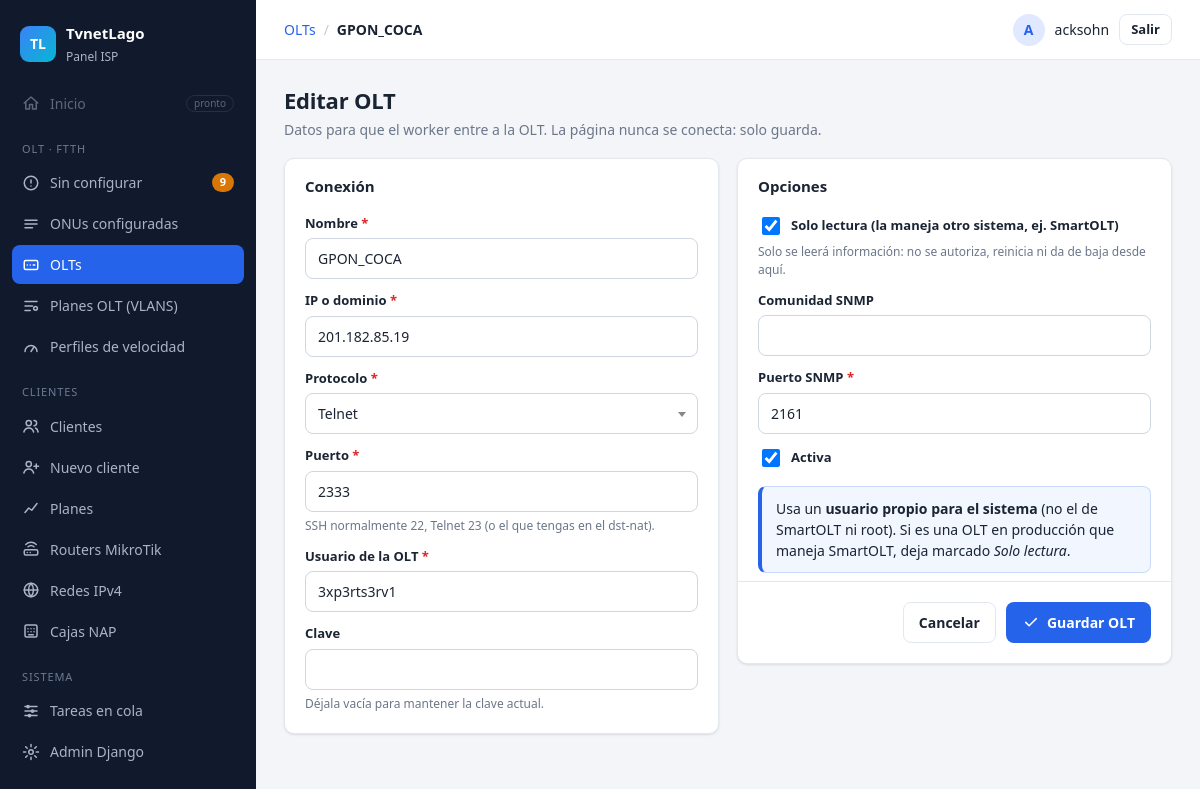
The app's page /olt/olts/3/editar/ (signed in) with its own data.
### Aplicaciones/ServerOLT/models.py (models this page shows, shortened)
class OLT(models.Model):
    PROTOCOLOS = [("ssh", "SSH"), ("telnet", "Telnet")]
    nombre = models.CharField(max_length=50, unique=True)
    host = models.CharField(max_length=100)
    puerto_ssh = models.PositiveIntegerField("Puerto (SSH o Telnet)", default=22)
    usuario = models.CharField(max_length=50)
    clave = models.CharField(max_length=100)
    protocolo = models.CharField(max_length=6, choices=PROTOCOLOS, default="ssh")
    solo_lectura = models.BooleanField(
        default=False,
        help_text="Márcalo si esta OLT la maneja otro sistema (ej. SmartOLT): "
                  "solo se lee, nunca se autoriza ni se da de baja desde aquí.")
    snmp_comunidad = models.CharField(max_length=50, blank=True)
    snmp_puerto = models.PositiveIntegerField(default=161)
    activa = models.BooleanField(default=True)
    ACCIONES = [("", "—"), ("info", "Leyendo info de la OLT"),
                ("puertos", "Leyendo puertos PON"), ("puerto", "Cambiando puertos PON"),
                ("reset_pon", "Reiniciando ONUs de un puerto"),
                ("vlans", "Leyendo VLANs"), ("crear_vlan", "Creando VLANs"),
                ("perfiles_ont", "Leyendo perfiles")]
    modelo_equipo = models.CharField("Modelo", max_length=40, blank=True)
    version = models.CharField("Versión", max_length=60, blank=True)
    encendida_desde = models.DateTimeField(null=True, blank=True)
    tarjetas = models.JSONField(default=list, blank=True)
    conectada = models.BooleanField(null=True, blank=True, help_text="Resultado de la última conexión")
    info_leida = models.DateTimeField(null=True, blank=True)
    accion_pendiente = models.CharField(max_length=12, choices=ACCIONES, blank=True, default="")
    accion_desde = models.DateTimeField(null=True, blank=True)
    ultimo_error = models.TextField(blank=True)
    perfiles = models.JSONField(default=dict, blank=True)
    MINUTOS_TRABADA = 5  # paso 20b: una orden de OLT que no termina en este tiempo se da por fallida

### Aplicaciones/ServerOLT/views.py (the view, shortened to what this page needs)
# urls.py: path("olts/<int:pk>/editar/", views.olt_form, name="olt_editar"),
@login_required
def olt_form(request, pk=None):
    if not request.user.has_perm("ServerOLT.change_olt" if pk else "ServerOLT.add_olt"):
        raise PermissionDenied
    olt = get_object_or_404(OLT, pk=pk) if pk else None
    form = OLTForm(request.POST or None, instance=olt)
    return render(request, "olt/form_olt.html", {"form": form, "olt": olt})

### Aplicaciones/ServerOLT/context_processors.py (called while the page is built)
def menu(request):
    if not request.user.is_authenticated:
        return {}
    return {"menu_pendientes": ONU.objects.filter(estado="sin_autorizar").count()}

### Aplicaciones/ServerOLT/templates/olt/form_olt.html (shortened to what this page needs)
{% extends "panel/base.html" %}
{% block migas %}<a href="{% url 'olt:olts' %}">OLTs</a><span class="sep">/</span><strong>{% if olt %}{{ olt.nombre }}{% else %}Nueva{% endif %}</strong>{% endblock %}
{% block contenido %}
<div class="cabecera">
  <div>
    <h1>{% if olt %}Editar OLT{% else %}Agregar OLT{% endif %}</h1>
    <p class="sub">Datos para que el worker entre a la OLT. La página nunca se conecta: solo guarda.</p>
  </div>
</div>
<form method="post" class="formulario-ancho" novalidate autocomplete="off">
  <div class="rejilla-2">
    <div class="tarjeta formulario">
      <div class="tarjeta-titulo">Conexión</div>
      {% for campo in form %}{% if campo.name in "nombre host protocolo puerto_ssh usuario clave" %}
        {% include "clientes/_campo.html" %}
      {% endif %}{% endfor %}
    </div>
    <div class="tarjeta formulario">
      <div class="tarjeta-titulo">Opciones</div>
      {% for campo in form %}{% if campo.name in "solo_lectura snmp_comunidad snmp_puerto activa" %}
        {% include "clientes/_campo.html" %}
      {% endif %}{% endfor %}
      <div class="aviso aviso-info"><span>Usa un <strong>usuario propio para el sistema</strong> (no el de SmartOLT ni root). Si es una OLT en producción que maneja SmartOLT, deja marcado <em>Solo lectura</em>.</span></div>
      <div class="acciones">
        <a class="btn btn-fantasma" href="{% if olt %}{% url 'olt:detalle_olt' olt.pk %}{% else %}{% url 'olt:olts' %}{% endif %}">Cancelar</a>
        <button class="btn btn-primario" type="submit" data-cargando="Guardando…">
          <svg viewBox="0 0 24 24"><path d="M5 12.5l4.5 4.5L19 7.5"/></svg> Guardar OLT</button>
      </div>
    </div>
  </div>
</form>
{% endblock %}

### templates/panel/base.html (shortened to what this page needs)
{% load static %}<!DOCTYPE html>
<html lang="es">
<head>
  <link rel="stylesheet" href="{% static 'vendor/select2/select2.min.css' %}">
  <link rel="stylesheet" href="{% static 'css/panel.css' %}">
</head>
<body>
<div class="app">
  <aside class="sidebar" id="sidebar">
    <div class="marca">
      <span class="marca-logo">TL</span>
      <div><strong>TvnetLago</strong><small>Panel ISP</small></div>
    </div>
    {% with ruta=request.resolver_match.view_name %}
    <nav>
      <a class="item deshabilitado" title="Próximamente">
        <svg viewBox="0 0 24 24"><path d="M3 12l9-8 9 8M5 10v10h5v-6h4v6h5V10"/></svg>
        Inicio <span class="pronto">pronto</span>
      </a>
      <p class="seccion">OLT · FTTH</p>
      <a class="item {% if ruta == 'olt:sin_configurar' or ruta == 'olt:autorizar' %}activo{% endif %}"
         href="{% url 'olt:sin_configurar' %}">
        <svg viewBox="0 0 24 24"><circle cx="12" cy="12" r="9"/><path d="M12 8v4M12 16h.01"/></svg>
        Sin configurar
        <span id="menu-pendientes" data-vivo class="contador-caja">{% if menu_pendientes %}<span class="contador">{{ menu_pendientes }}</span>{% endif %}</span>
      </a>
      <a class="item {% if ruta == 'olt:configuradas' or ruta == 'olt:detalle_onu' %}activo{% endif %}" href="{% url 'olt:configuradas' %}">
        <svg viewBox="0 0 24 24"><path d="M4 7h16M4 12h16M4 17h10"/></svg>
        ONUs configuradas
      </a>
      <a class="item {% if ruta == 'olt:olts' or ruta == 'olt:detalle_olt' or ruta == 'olt:olt_nueva' or ruta == 'olt:olt_editar' %}activo{% endif %}" href="{% url 'olt:olts' %}">
        <svg viewBox="0 0 24 24"><rect x="3" y="6" width="18" height="12" rx="2"/><path d="M7 12h.01M11 12h.01M15 12h2"/></svg>
        OLTs
      </a>
      <a class="item {% if ruta == 'olt:planes_olt' or ruta == 'olt:plan_olt_nuevo' or ruta == 'olt:plan_olt_editar' %}activo{% endif %}" href="{% url 'olt:planes_olt' %}">
        <svg viewBox="0 0 24 24"><path d="M4 6h16M4 12h10M4 18h7"/><circle cx="18" cy="15" r="2.5"/></svg>
        Planes OLT (VLANS)
      </a>
      <a class="item {% if ruta == 'olt:velocidades' or ruta == 'olt:velocidad_nueva' or ruta == 'olt:velocidad_editar' %}activo{% endif %}" href="{% url 'olt:velocidades' %}">
        <svg viewBox="0 0 24 24"><path d="M4 18a8 8 0 1 1 16 0"/><path d="M12 18l4-6"/></svg>
        Perfiles de velocidad
      </a>
      <p class="seccion">Clientes</p>
      <a class="item {% if request.resolver_match.namespace == 'clientes' and ruta != 'clientes:nuevo' and 'plan' not in ruta and 'router' not in ruta %}activo{% endif %}" href="{% url 'clientes:lista' %}">
        <svg viewBox="0 0 24 24"><circle cx="9" cy="8" r="3.5"/><path d="M2.5 20c.8-3.5 3.3-5.5 6.5-5.5s5.7 2 6.5 5.5M16 4.5a3.5 3.5 0 010 7M18 14.6c1.9.7 3 2.6 3.5 5.4"/></svg>
        Clientes
      </a>
      {% if perms.ServerMikro.add_cliente %}
      <a class="item {% if ruta == 'clientes:nuevo' %}activo{% endif %}" href="{% url 'clientes:nuevo' %}">
        <svg viewBox="0 0 24 24"><circle cx="9" cy="8" r="3.5"/><path d="M2.5 20c.8-3.5 3.3-5.5 6.5-5.5s5.7 2 6.5 5.5M19 8v6M16 11h6"/></svg>
        Nuevo cliente
      </a>
      {% endif %}
      <a class="item {% if ruta == 'clientes:planes' or ruta == 'clientes:plan_nuevo' or ruta == 'clientes:plan_editar' %}activo{% endif %}" href="{% url 'clientes:planes' %}">
        <svg viewBox="0 0 24 24"><path d="M4 18l5-6 4 3 7-9"/></svg>
        Planes
      </a>
      <a class="item {% if 'router' in ruta %}activo{% endif %}" href="{% url 'clientes:routers' %}">
        <svg viewBox="0 0 24 24"><rect x="3" y="13" width="18" height="7" rx="2"/><path d="M7 16.5h.01M11 16.5h.01M8 9a6 6 0 018 0M5 6a10 10 0 0114 0"/></svg>
        Routers MikroTik
      </a>
      <a class="item {% if ruta == 'clientes:redes' or 'clientes:red_' in ruta %}activo{% endif %}" href="{% url 'clientes:redes' %}">
        <svg viewBox="0 0 24 24"><circle cx="12" cy="12" r="9"/><path d="M3 12h18M12 3a14 14 0 010 18M12 3a14 14 0 000 18"/></svg>
        Redes IPv4
      </a>
      <a class="item {% if 'clientes:nap' in ruta %}activo{% endif %}" href="{% url 'clientes:naps' %}">
        <svg viewBox="0 0 24 24"><rect x="4" y="4" width="16" height="16" rx="2"/><path d="M8 9h.01M12 9h.01M16 9h.01M8 13h.01M12 13h.01M16 13h.01M9 17h6"/></svg>
        Cajas NAP
      </a>
      <p class="seccion">Sistema</p>
      <a class="item {% if ruta == 'tareas:lista' %}activo{% endif %}" href="{% url 'tareas:lista' %}">
        <svg viewBox="0 0 24 24"><path d="M4 6h16M4 12h16M4 18h16"/><circle cx="8" cy="6" r="1.5"/><circle cx="14" cy="12" r="1.5"/><circle cx="10" cy="18" r="1.5"/></svg>
        Tareas en cola
      </a>
      {% if user.is_staff %}
      <a class="item" href="{% url 'admin:index' %}">
        <svg viewBox="0 0 24 24"><circle cx="12" cy="12" r="3"/><path d="M12 2v3M12 19v3M2 12h3M19 12h3M4.9 4.9L7 7M17 17l2.1 2.1M4.9 19.1L7 17M17 7l2.1-2.1"/></svg>
        Admin Django
      </a>
      {% endif %}
    </nav>
    {% endwith %}
  </aside>
  <div class="principal">
    <header class="topbar">
      <div class="migas">{% block migas %}{% endblock %}</div>
      {% if user.is_authenticated %}
      <form method="post" action="{% url 'logout' %}" class="usuario">
        <span class="avatar">{{ user.username|slice:":1"|upper }}</span>
        <span class="usuario-nombre">{{ user.username }}</span>
        <button type="submit" class="btn btn-fantasma btn-sm">Salir</button>
      </form>
      {% endif %}
    </header>
    <main class="contenido">
      {% block contenido %}{% endblock %}
    </main>
  </div>
</div>
</body>
</html>

### Aplicaciones/ServerMikro/templates/clientes/_campo.html (shortened to what this page needs)
{% if campo.field.widget.input_type == "checkbox" %}
<div class="campo campo-check {% if campo.errors %}con-error{% endif %}">
  <label>{{ campo }} {{ campo.label }}</label>
  {% if campo.help_text %}<small class="ayuda">{{ campo.help_text }}</small>{% endif %}
</div>
{% else %}
<div class="campo {% if campo.errors %}con-error{% endif %}">
  <label for="{{ campo.id_for_label }}">{{ campo.label }}{% if campo.field.required %} <span class="req">*</span>{% endif %}</label>
  {{ campo }}
  {% if campo.help_text %}<small class="ayuda">{{ campo.help_text }}</small>{% endif %}
</div>
{% endif %}

### records on screen
OLT: nombre "GPON_COCA", form "GPON_COCA" "201.182.85.19" "2333" "3xp3rts3rv1" "2161", form "☑" "☑"

### other values on screen
{{ menu_pendientes }} "9"
{{ user.username|slice:":1"|upper }} "A"
{{ user.username }} "acksohn"
{{ campo.label }} "Nombre" "IP o dominio" "Protocolo" "Puerto" "Usuario de la OLT" "Clave" "Comunidad SNMP" "Puerto SNMP"
{{ campo.help_text }} "SSH normalmente 22, Telnet 23 (o el que tengas en el dst-nat)." "Déjala vacía para mantener la clave actual."
{{ campo.label }} "Solo lectura (la maneja otro sistema, ej. SmartOLT)" "Activa"
{{ campo.help_text }} "Solo se leerá información: no se autoriza, reinicia ni da de baja desde aquí."
